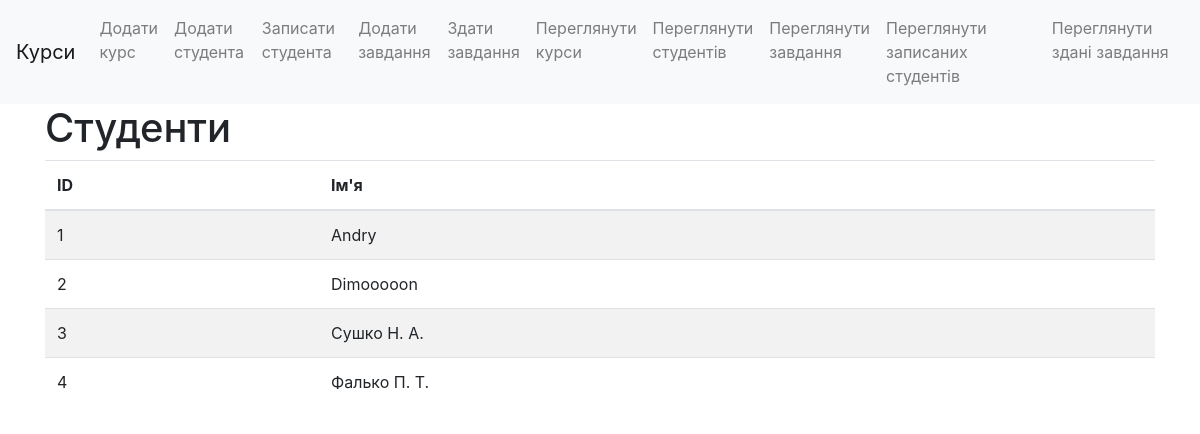
Screenshot of /view_students with the database file from the repository.
### tables this page shows
CREATE TABLE students (
            id INTEGER PRIMARY KEY,
            name TEXT NOT NULL
        );

### app.py (the view)
@app.route('/view_students')
def view_students():
    students = db.fetch_students()
    return render_template('view_students.html', students=students)

### db.py (called while the page is built)
def fetch_students():
    conn = sqlite3.connect('database.db')
    cursor = conn.cursor()
    cursor.execute('SELECT * FROM students')
    students = cursor.fetchall()
    conn.close()
    return students

### templates/view_students.html (shortened to what this page needs)
{% extends "base.html" %}
{% block content %}
<h1>Студенти</h1>
<table class="table table-striped">
    <thead>
        <tr>
            <th>ID</th>
            <th>Ім'я</th>
        </tr>
    </thead>
    <tbody>
        {% for student in students %}
        <tr>
            <td>{{ student[0] }}</td>
            <td>{{ student[1] }}</td>
        </tr>
        {% endfor %}
    </tbody>
</table>
{% endblock %}

### rows the page displays
students: id "1", name "Andry"
students: id "2", name "Dimooooon"
students: id "3", name "Сушко Н. А."
students: id "4", name "Фалько П. Т."
